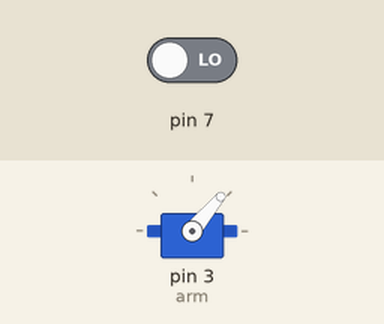
The sketch below on a simulated Arduino Uno, built with avr-gcc and run on an emulated ATmega328P. On the bench: servo. The test bench sets the inputs (shaded band); at power-on: pin 7 LOW.

Above: at 1.2 s.
1.3 s: pin 7 driven HIGH
At 2.5 s:
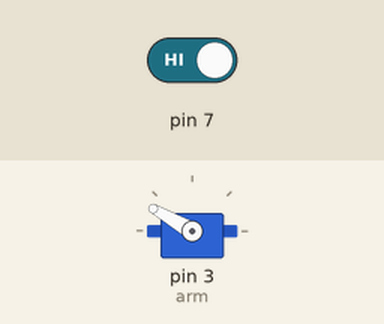
2.8 s: pin 7 driven LOW
At 3.8 s:
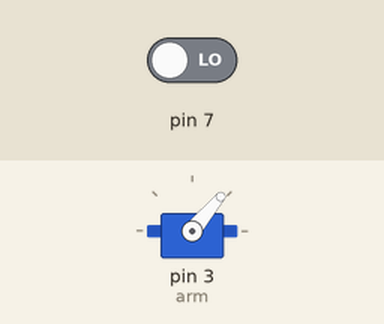
Timing chart, 0 to 5.8 s (numbered marks = the images above; inputs shaded):
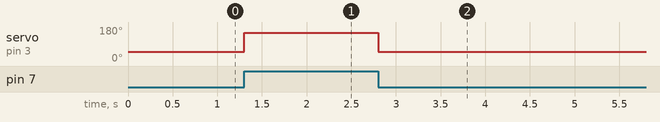

The sketch:

Servo_arduino.ino
```cpp
#include<Servo.h>
Servo arm;

void setup() {
  arm.attach(3);// put your setup code here, to run once:
  pinMode(7,INPUT);
}

void loop() {
  int Servostate = digitalRead(7);
   if (Servostate == HIGH){
    arm.write(150);
   }   else {
    arm.write(50);// put your main code here, to run repeatedly:
   }
   }
```

Measured:
- after the input at 1.3 s, servo on pin 3 (arm): 50° → 150° at once
- after the input at 2.8 s, servo on pin 3 (arm): 150° → 50° at once
